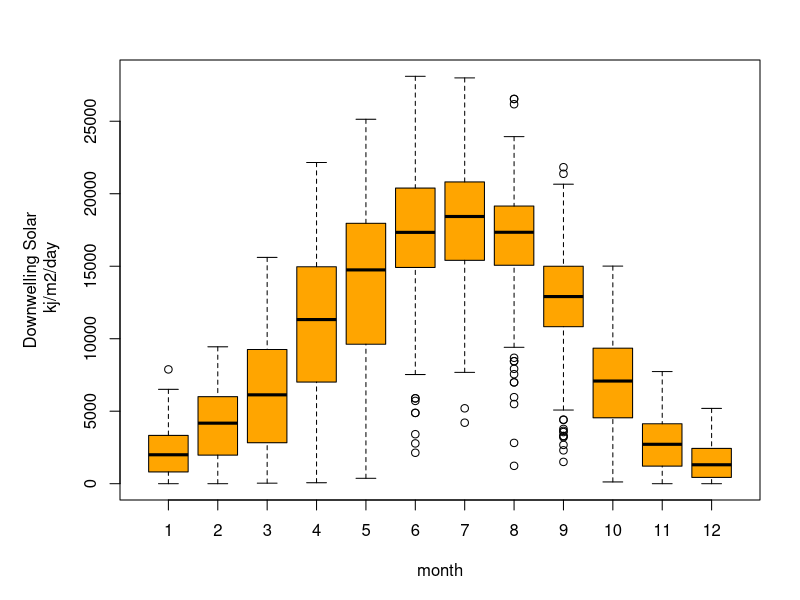
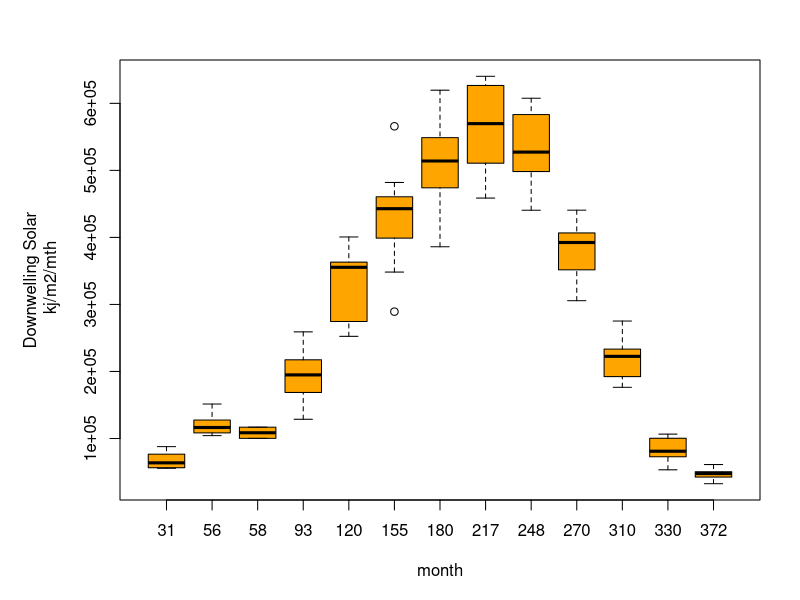

R code for these plots, in order:
sunlight = read.table("sun.txt", header=T)
par(mar=c(5,6,3,2))
boxplot(sunlight$Kdown_direct~sunlight$month,
        ylab="Downwelling Solar\n kj/m2/day",
        xlab="month", col="orange")
View(sunlight)

# total radiation monthly 
sun.mth = aggregate(sunlight, by=list(sunlight$month, sunlight$year), sum)
View(sun.mth)
sun.mth[1:3,]
par(mar=c(5,6,3,2))
boxplot(sun.mth$Kdown_direct~sun.mth$month,
        ylab="Downwelling Solar\n kj/m2/mth",
        xlab="month", col="orange")

View(sun.mth)

# what is the maximum radiation received in any month
result=which.max(sun.mth$Kdown_direct)
sun.mth[result,]

# prettier
sun.mth[result,c("Group.1","Group.2","Kdown_direct")]
# clean up
sun.mth$month=as.integer(sun.mth$Group.1)
sun.mth$year= as.integer(sun.mth$Group.2)
sun.mth[result,c("month","year","Kdown_direct")]